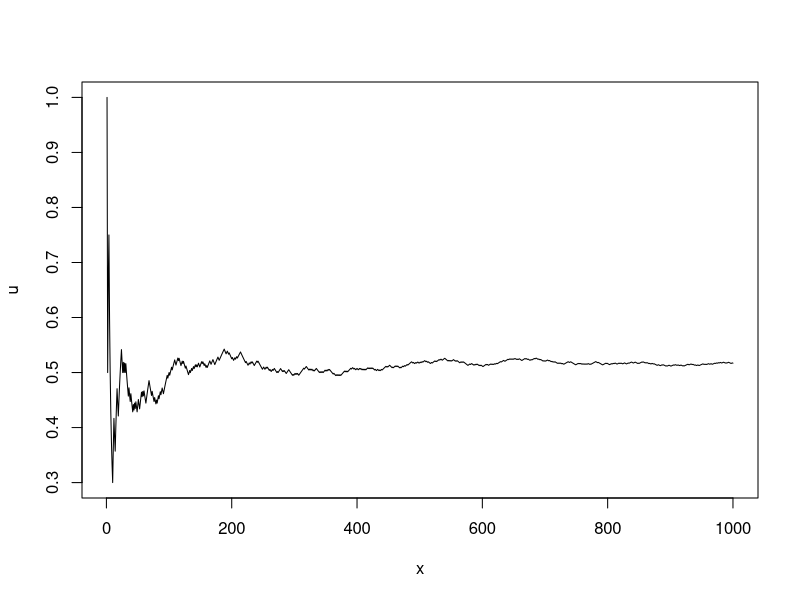
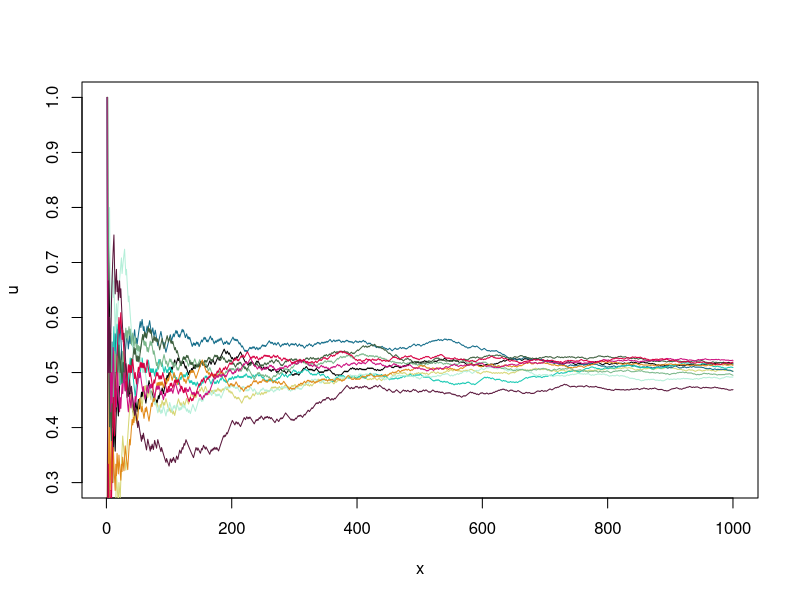
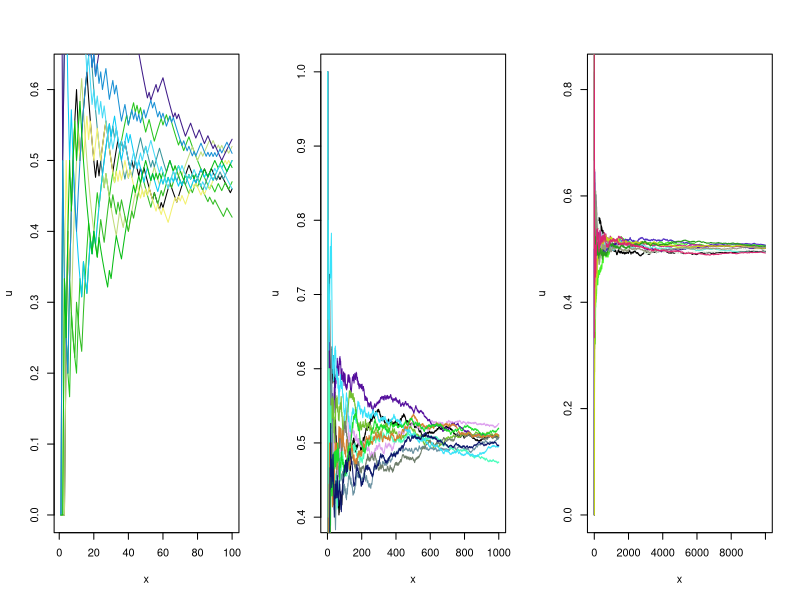

Write the R code that produced these figures, in order.
#############
"R-code notes compilation for  Week 6, February 22th and 25th
Compiled by: Prognadipto Majumder, B.Math(hons.) 1st year"
#############



runningmean <- function(x, N) {
  y <- sample(x, N, replace = TRUE)
  # THIS samples N points wih replacement
  c <- cumsum(y)
  # cumulative sums of the 1st i values in i th position
  n <- 1:N
  c / n
  # Division is vectorised, mean of 1st i values of y is in ith position
}


u <- runningmean(c(0, 1), 1000)
# Simulating 1000 trials of Ber(1/2)
# the 1000 bernoulli-1/2 variables being X1,X2...X1000,
# The function returns the mean of the first i R.V.'s in the i th place.
# that is ,
# u[i]=(X1+X2+...+Xi)/i





# We "guess" the value of u[i] will converge to 1/2 as
# i gets really large. (It should converge with probability 1)


#######
x <- 1:1000
plot(u ~ x, type = "l")
# PLOTS line graph in base R code
#####



x <- 1:1000
plot(u ~ x, type = "l")
replicate(10, lines(
  runningmean(c(0, 1), 1000) ~ x,
  type = "l",
  col = rgb(runif(3), runif(3), runif(3))
))

# this prints 10 line graphs in the same plot by replicate command that makes
# 10 function calls. For each call, we RANDOMLY assign a colour to graph.




#####
par(mfrow = c(1, 3))
# par() is used to set graphical entry parameters.
# mfrow=c(1,3) is the command that ensures all subsequent figures will be
# drawn in a 1by 3 array on the device  BY COLUMNS.


u <- runningmean(c(0, 1), 100)
x <- 1:100

plot(u ~ x, type = "l")

replicate(
  10,
  lines(
    runningmean(c(0, 1), 100) ~ x,
    type = "l",
    col = rgb(runif(3), runif(3), runif(3))
  )
)





u <- runningmean(c(0, 1), 1000)
x <- 1:1000

plot(u ~ x, type = "l")

replicate(10, lines(
  runningmean(c(0, 1), 1000) ~ x,
  type = "l",
  col = rgb(runif(3), runif(3), runif(3))
))





u <- runningmean(c(0, 1), 10000)
x <- 1:10000

plot(u ~ x, type = "l")

replicate(10, lines(
  runningmean(c(0, 1), 10000) ~ x,
  type = "l",
  col = rgb(runif(3), runif(3), runif(3))
))



####

# As the number of trials increases , we can see that
# the variation of the mean of the random variables from 1/2 decreases rapidly